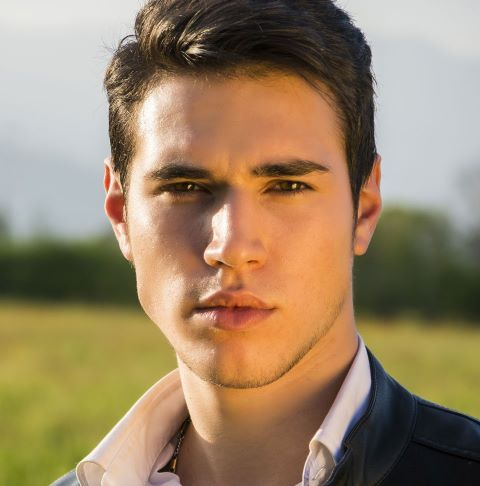
#> input picture vsproject_ml/images/lena.jpg, 480 x 486 px, found by its file name
$ python img_save.py
#> lines starting #> are read from the running program, lines starting #| are printed output that depends on the picture
import numpy as np
import cv2

image_gray = cv2.imread('images/lena.jpg', cv2.IMREAD_GRAYSCALE)
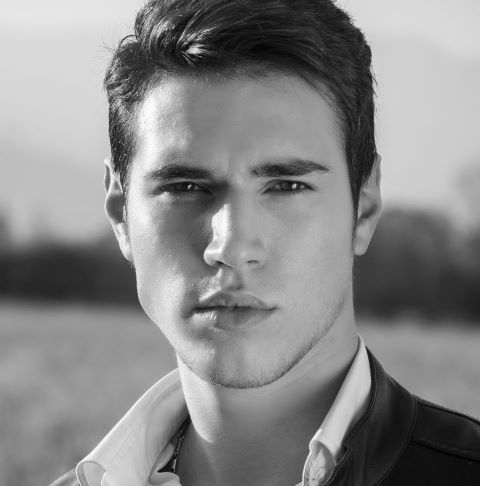
#> image_gray: shape (486, 480); min 0, max 255, mean 135.7

cv2.imshow('Gray instead Hangul', image_gray)

cv2.waitKey()

cv2.destroyAllWindows()

cv2.imwrite('output/lena_gray.png', image_gray)     # TRUE
